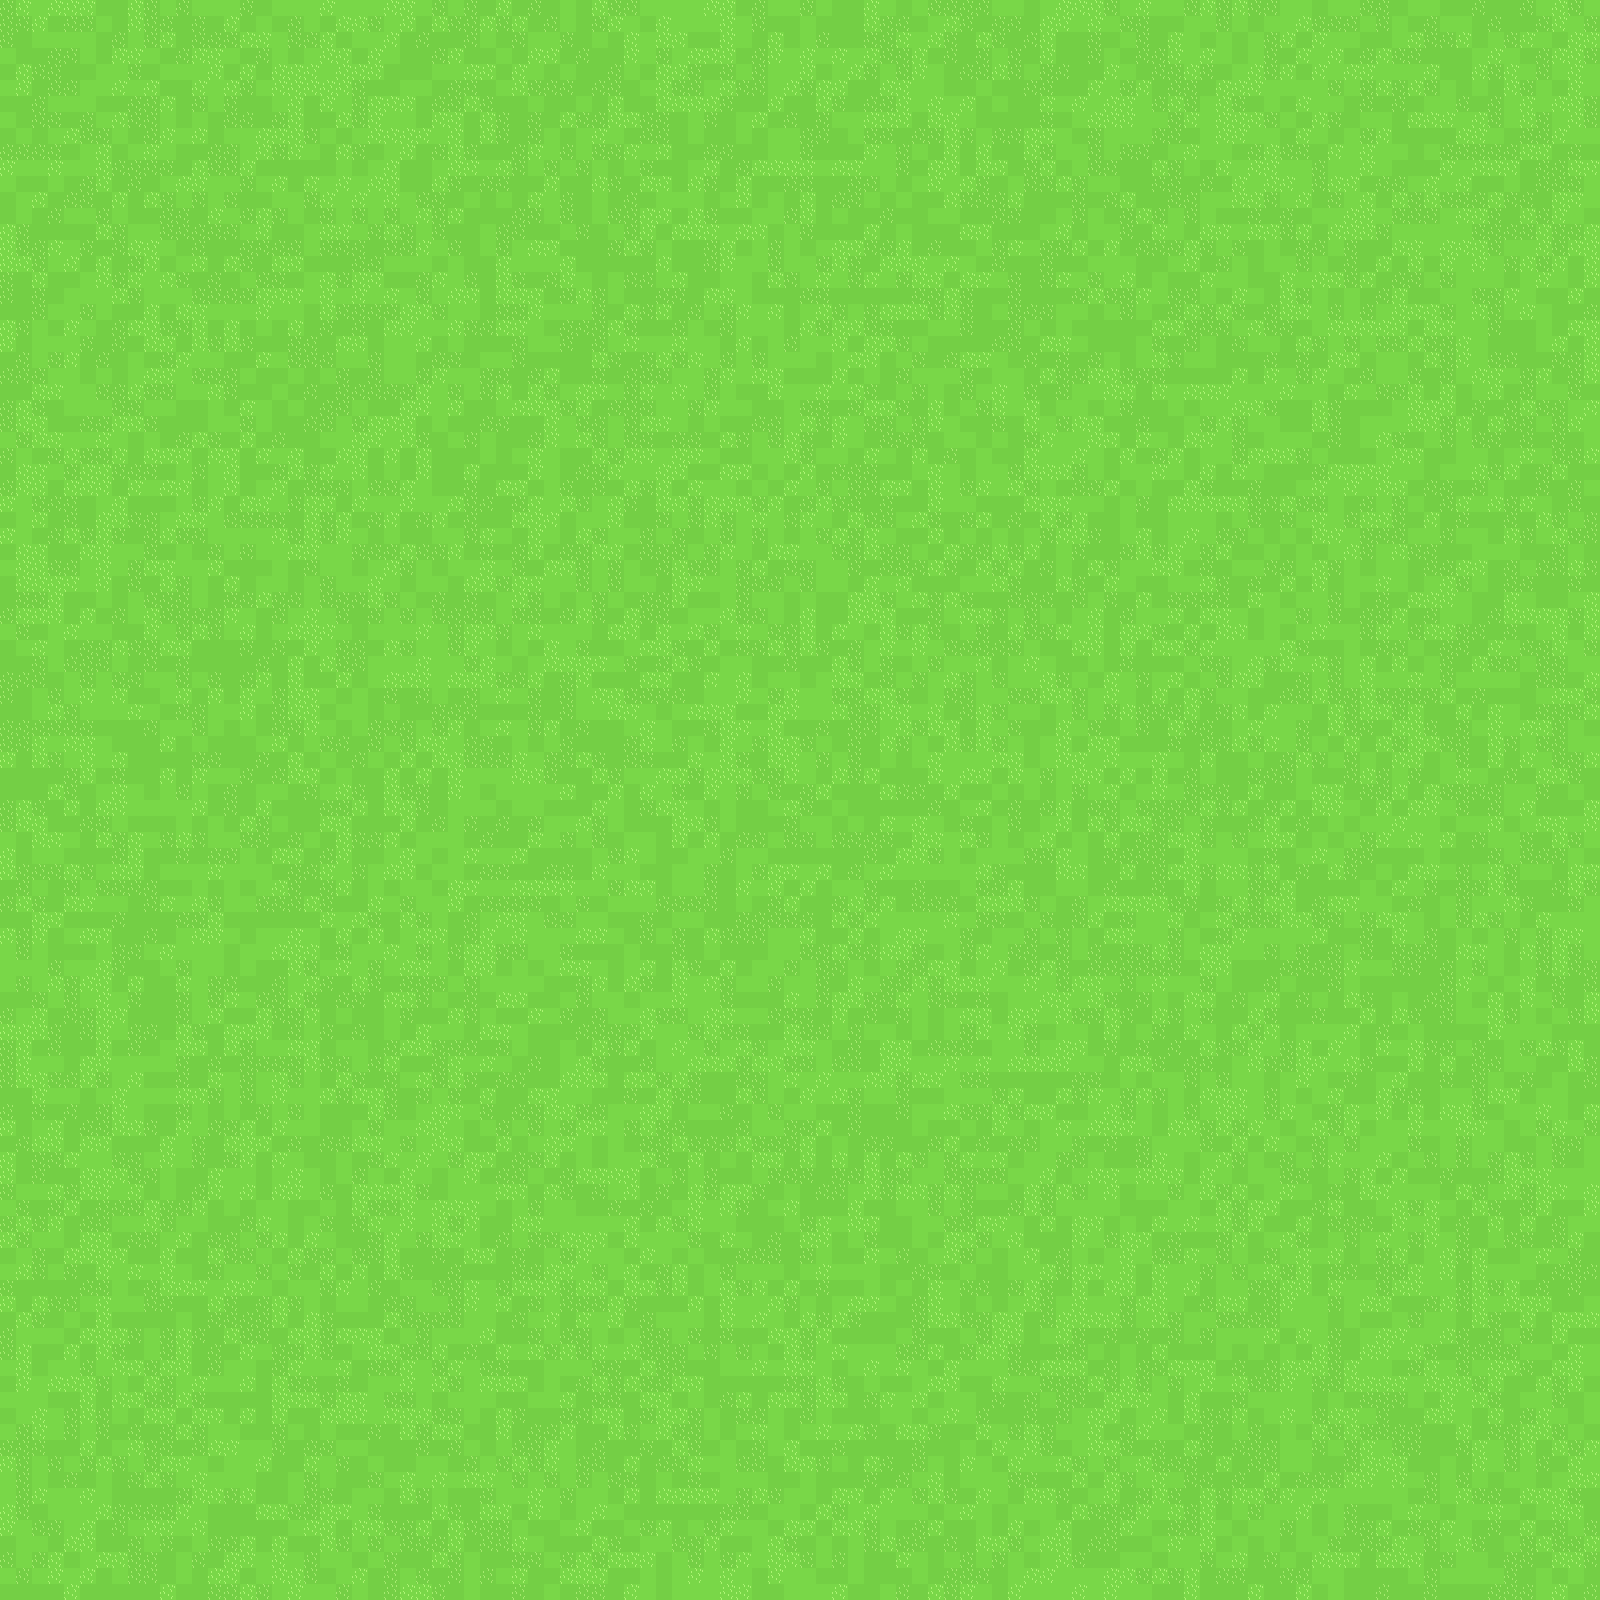

A level layout from a 2D game, rendered from its tile map. Below: a short description, then the map file with tile-grid data replaced by summaries:
An orthogonal 100x100 tile map with 16x16 px tiles, 1 tile layer (Camada de Tiles 1).

<map version="1.4" tiledversion="1.4.3" orientation="orthogonal" renderorder="right-down" width="100" height="100" tilewidth="16" tileheight="16" infinite="0" nextlayerid="2" nextobjectid="1">
 <tileset firstgid="1" source="tileset.tsx" />
 <layer id="1" name="Camada de Tiles 1" width="100" height="100">
  <data>[10000 cells, 10000 non-empty, 4 distinct tile ids]</data>
 </layer>
</map>
